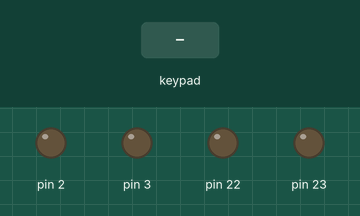
This sketch was run on a simulated Arduino Mega 2560, built with avr-gcc and run on an emulated ATmega2560. On the bench: output pins drawn as LEDs (lit = HIGH). The inputs (shaded band) are chosen by the test bench. What the sketch prints to the serial monitor is not drawn.

Above: at 1.2 s.
1.3 s: key 'U' pressed
At 1.51 s:
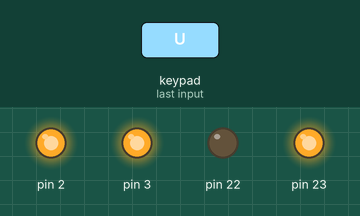
3.2 s: key 'D' pressed
At 3.42 s:
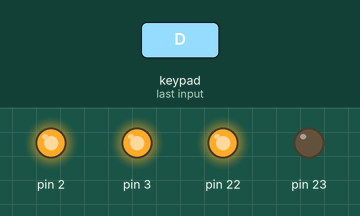
5.1 s: key 'L' pressed
At 5.33 s:
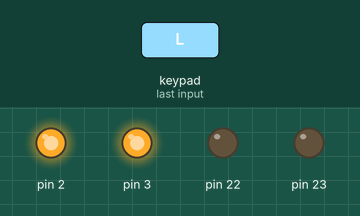
7.0 s: key 'R' pressed
At 7.2 s:
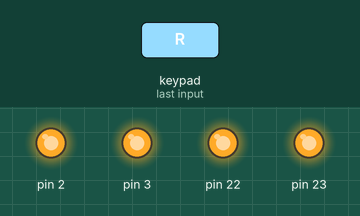
Timing chart, 0 to 9.9 s (numbered marks = the images above; inputs shaded):
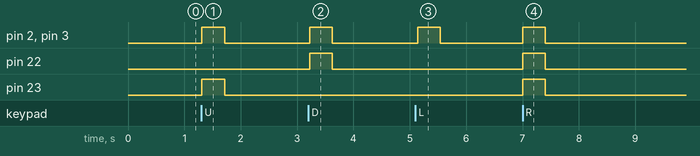

Measured:
- after the input at 1.3 s, pin 2, pin 3, pin 23: LOW → HIGH at once, → LOW 0.40 s later
- after the input at 3.2 s, pin 2, pin 3, pin 22: LOW → HIGH at once, → LOW 0.40 s later
- after the input at 5.1 s, pin 2, pin 3: LOW → HIGH at once, → LOW 0.40 s later
- after the input at 7.0 s, pin 2, pin 3, pin 22, pin 23: LOW → HIGH at once, → LOW 0.40 s later

The sketch:

chassis_test.ino
```cpp
#include "TDK2021.h"
#include <Servo.h>
#include <PS2X_lib.h>
#include <SPI.h>
#include "RF24.h"
#include "Adafruit_Keypad.h"

//chassis motor
#define chassis_DCMotorLeftIN1 2
#define chassis_DCMotorLeftIN2 23
#define chassis_DCMotorRightIN1 3
#define chassis_DCMotorRightIN2 22

//flag grip
#define flagGrip_LinearActuator1IN1 24
#define flagGrip_LinearActuator1IN2 25
#define flagGrip_LinearActuator1PWM 5

#define flagGrip_LinearActuator2IN1 28
#define flagGrip_LinearActuator2IN2 30
#define flagGrip_LinearActuator2PWM 6

#define flagGrip_StepMotor1CLK 44
#define flagGrip_StepMotor1CW 45

#define flagGrip_StepMotor2CLK 46
#define flagGrip_StepMotor2CW 47

//ball grip
#define ballGrip_StepMotorCLK 34
#define ballGrip_StepMotorCW 35

#define ballGrip_DCMotor1IN1 38
#define ballGrip_DCMotor1IN2 39
#define ballGrip_DCMotor1PWM 9

#define ballGrip_DCMotor2IN1 40
#define ballGrip_DCMotor2IN2 41
#define ballGrip_DCMotor2PWM 10

#define ballGrip_Servo1 8
#define ballGrip_Servo1_OPEN_ANGLE 0
#define ballGrip_Servo1_CLOSE_ANGLE 180

//climb boost
#define climbBoost_LinearActuatorIN1 29
#define climbBoost_LinearActuatorIN2 31
#define climbBoost_LinearActuatorPWM 7

//ps2 controller
#define PS2_DATA_PORT 48
#define PS2_COMMAND_PORT 49
#define PS2_ATTRIBUTE_PORT 50
#define PS2_CLOCK_PORT 51
#define SUPPORT_ANALOG_JOYSTICK true
#define SUPPORT_VIBRATION true
#define DEAD_AREA 5

//nRF24L01
#define PIN_CE 42
#define PIN_CSN 43
#define PA_LEVEL RF24_PA_LOW
#define DATA_RATE RF24_2MBPS
const byte ADDRESS[] = "1Node";
byte PIPE = 1;
#define FREQUENCY 2400

//number pad
/*const int ROWS = 4;
const int COLS = 4;
char keys[ROWS][COLS] = { {'1', '2', '3', 'A'},
						  {'4', '5', '6', 'B'},
						  {'7', '8', '9', 'C'},
						  {'*', '0', '#', 'D'} };
byte rowPins[ROWS] = {44, 45, 46, 47};
byte colPins[COLS] = {48, 49, 50, 51};*/


TrackChassis chassis(chassis_DCMotorLeftIN1, chassis_DCMotorLeftIN2, chassis_DCMotorRightIN1, chassis_DCMotorRightIN2);

// FlagGrip flaggrip(flagGrip_LinearActuator1IN1, flagGrip_LinearActuator1IN2, flagGrip_LinearActuator1PWM,
// 				  flagGrip_LinearActuator2IN1, flagGrip_LinearActuator2IN2, flagGrip_LinearActuator2PWM,
// 				  flagGrip_StepMotor1CLK, flagGrip_StepMotor1CW,
// 				  flagGrip_StepMotor2CLK, flagGrip_StepMotor2CW);

// BallGrip ballgrip(ballGrip_StepMotorCLK, ballGrip_StepMotorCW,
// 				  ballGrip_DCMotor1IN1, ballGrip_DCMotor1IN2, ballGrip_DCMotor1PWM,
// 				  ballGrip_DCMotor2IN1, ballGrip_DCMotor2IN2, ballGrip_DCMotor2PWM);

// Servo ballgripservo1;

// ClimbBoost climbboost(climbBoost_LinearActuatorIN1, climbBoost_LinearActuatorIN2, climbBoost_LinearActuatorPWM);

PS2X ps2x;

// RF24 radio(PIN_CE, PIN_CSN);

//Adafruit_Keypad keypad = Adafruit_Keypad( makeKeymap(keys), rowPins, colPins, ROWS, COLS );


void setup()
{
	//serial
	Serial.begin(9600);

	//ball grip servo
	// ballgripservo1.attach(ballGrip_Servo1);
	// ballgripservo1.write(ballGrip_Servo1_OPEN_ANGLE);

    //ps2x config CAUTION: MUST FIND CONTROLLER
    int error;
    do
    {
        error = ps2x.config_gamepad(PS2_CLOCK_PORT, PS2_COMMAND_PORT, PS2_ATTRIBUTE_PORT, PS2_DATA_PORT, SUPPORT_ANALOG_JOYSTICK, SUPPORT_VIBRATION);
        if(error == 0)            Serial.println("Controller found");
        else if(error == 1)       Serial.println("ERROR: No Controller found");
        else if(error == 2)       Serial.println("ERROR: Controller not accepting command");
        else if(error == 3)       Serial.println("ERROR: Controller refusing to enter Pressures Mode, may not support it");
    }while(error != 0);

    //nRF24L01
    // radio.begin();
    //enter frequency
	// radio.setChannel( FREQUENCY - 2400 );
	// radio.setPALevel( PA_LEVEL );
	// radio.setDataRate( DATA_RATE );
	// radio.openReadingPipe( PIPE , ADDRESS );
	// radio.startListening();

	//serial1
	// Serial1.begin(9600);
}

void loop()
{
	//ps2
	ps2x.read_gamepad(false, 0);

  if(ps2x.Button(PSB_PAD_UP))
  {
    chassis.move(255, 255);
  }
  else if(ps2x.Button(PSB_PAD_DOWN))
  {
    chassis.move(-255, -255);
  }
  else if(ps2x.Button(PSB_PAD_RIGHT))
  {
    chassis.move(255, -255);
  }
  else if(ps2x.Button(PSB_PAD_LEFT))
  {
    chassis.move(-255, 255);
  }
  else
  {
    chassis.move(0, 0);
  }

	// bool transmitted = false;
	//controller read
	// byte message[11] = {0};
	// if( radio.available( &PIPE ) )
	// {
	// 	radio.read( &message, sizeof(message) );
	// }
	// if( Serial1.available() )
	// {
	// 	transmitted = true;
	// 	int counter = 0;
	// 	while( Serial1.available() )
	// 	{
	// 		message[counter] = (byte)Serial1.read();
	// 		counter++;
	// 	}
	// }

	// Serial.println(transmitted);
	// Serial.println();
	// for(int i = 0; i < 11; i++)
	// {
	// 	Serial.println(message[i]);
	// }
	// Serial.println("");
	// Serial.println("");
	// Serial.println("");


	// //chassis
	// //debug
	// //Serial.println( ps2x.Analog(PSS_LX) );
	// //Serial.println( ps2x.Analog(PSS_LY) );
	// //Serial.println();
	// if(message[9] & 0b00010000)
	// 	chassis.move(255, 255);
	// else if(message[9] & 0b01000000)
	// 	chassis.move(-255, -255);
	// else if(message[9] & 0b00100000)
	// 	chassis.move(255, -255);
	// else if(message[9] & 0b10000000)
	// 	chassis.move(-255, 255);
	// else
	// 	chassis.move(0, 0);

	// //flag grip
	// int stepy = 0;
	// int vz = 0;
	// if(ps2x.Button(PSB_PAD_UP)        || (message[8] & 0b10000000))
	// 	stepy = 1;
	// else if(ps2x.Button(PSB_PAD_DOWN) || (message[8] & 0b00100000))
	// 	stepy = -1;

	// if(ps2x.Button(PSB_L1)            || (message[8] & 0b00010000))
	// 	vz = 255;
	// else if(ps2x.Button(PSB_L2)       || (message[8] & 0b01000000))
	// 	vz = -255;
	// flaggrip.move(stepy, vz);

	// //ballgrip
	// stepy = 0;
	// vz = 0;
	// if(ps2x.Button(PSB_GREEN)     || message[8] & 0b00001000)
	// 	stepy = 1;
	// else if(ps2x.Button(PSB_BLUE) || message[8] & 0b00000010)
	// 	stepy = -1;
	// if(ps2x.Button(PSB_R1)        || message[8] & 0b00000001)
	// 	vz = 255;
	// else if(ps2x.Button(PSB_R2)   || message[8] & 0b00000100)
	// 	vz = -255;
	// ballgrip.move(stepy, vz);

	// //ball servo
	// if(ps2x.ButtonPressed(PSB_PINK))
	// {
	// 	if(ballgripservo1.read() == ballGrip_Servo1_CLOSE_ANGLE)
	// 	{
	// 		ballgripservo1.write(ballGrip_Servo1_OPEN_ANGLE);
	// 	}
	// 	else if(ballgripservo1.read() == ballGrip_Servo1_OPEN_ANGLE)
	// 	{
	// 		ballgripservo1.write(ballGrip_Servo1_CLOSE_ANGLE);
	// 	}
	// }
	// int potentio4_value = ( message[6] * 256 + message[7] );
	// if(potentio4_value > 0)
	// {
	// 	ballgripservo1.write(potentio4_value * 180 / 1024);
	// }

  delay(50);
}
```

TDK2021.cpp
```cpp
#include <Arduino.h>
#include "TDK2021.h"
#include <math.h>

TrackChassis::TrackChassis(int leftWheelIN1, int leftWheelIN2,
					 	   int rightWheelIN1, int rightWheelIN2)
{
	pinMode(leftWheelIN1, OUTPUT);
	pinMode(leftWheelIN2, OUTPUT);

	pinMode(rightWheelIN1, OUTPUT);
	pinMode(rightWheelIN2, OUTPUT);

	_leftWheelIN1 = leftWheelIN1;
	_leftWheelIN2 = leftWheelIN2;
	_rightWheelIN1 = rightWheelIN1;
	_rightWheelIN2 = rightWheelIN2;
}

void TrackChassis::move(int leftSpeed, int rightSpeed)
{
	int leftSpeed_inRange;
	int rightSpeed_inRange;

	//modify speed between range -255 255
	leftSpeed_inRange = inRangePM255(leftSpeed);
	rightSpeed_inRange = inRangePM255(rightSpeed);

	//set speed
	analogWrite(_leftWheelIN1, abs(leftSpeed_inRange) );
	analogWrite(_rightWheelIN1, abs(rightSpeed_inRange) );

	//set direction
	digitalWrite(_leftWheelIN2, (leftSpeed_inRange > 0) );
	digitalWrite(_rightWheelIN2, (rightSpeed_inRange < 0) );
}

int TrackChassis::inRangePM255(int number)
{
	if(number >= 256)
		number = 255;
	else if(number <= -256)
		number = -255;


	return number;
}

FlagGrip::FlagGrip(int zAxisNO1IN1, int zAxisNO1IN2, int zAxisNO1PWM,
			       int zAxisNO2IN1, int zAxisNO2IN2, int zAxisNO2PWM,
			       int yAxisNO1CLK, int yAxisNO1CW,
			       int yAxisNO2CLK, int yAxisNO2CW)
{
	pinMode(zAxisNO1IN1, OUTPUT);
	pinMode(zAxisNO1IN2, OUTPUT);
	pinMode(zAxisNO1PWM, OUTPUT);

	pinMode(zAxisNO2IN1, OUTPUT);
	pinMode(zAxisNO2IN2, OUTPUT);
	pinMode(zAxisNO2PWM, OUTPUT);

	pinMode(yAxisNO1CLK, OUTPUT);
	pinMode(yAxisNO1CW, OUTPUT);

	pinMode(yAxisNO2CLK, OUTPUT);
	pinMode(yAxisNO2CW, OUTPUT);

	_zAxisNO1IN1 = zAxisNO1IN1;
	_zAxisNO1IN2 = zAxisNO1IN2;
	_zAxisNO1PWM = zAxisNO1PWM;

	_zAxisNO2IN1 = zAxisNO2IN1;
	_zAxisNO2IN2 = zAxisNO2IN2;
	_zAxisNO2PWM = zAxisNO2PWM;

	_yAxisNO1CLK = yAxisNO1CLK;
	_yAxisNO1CW = yAxisNO1CW;

	_yAxisNO2CLK = yAxisNO2CLK;
	_yAxisNO2CW = yAxisNO2CW;
}

void FlagGrip::move(int stepy, int vz)
{
	if(vz > 255)		vz = 255;
	if(vz < -255)		vz = -255;


	if(stepy >= 0)
	{
		digitalWrite(_yAxisNO1CW, LOW);
		digitalWrite(_yAxisNO2CW, LOW);
		for(int i = 0; i < stepy; i++)
		{
			digitalWrite(_yAxisNO1CLK, HIGH);
			digitalWrite(_yAxisNO2CLK, HIGH);
			delay(100);
			digitalWrite(_yAxisNO1CLK, LOW);
			digitalWrite(_yAxisNO2CLK, LOW);
			delay(100);
		}
	}
	else
	{
		digitalWrite(_yAxisNO1CW, HIGH);
		digitalWrite(_yAxisNO2CW, HIGH);
		for(int i = 0; i < stepy; i++)
		{
			digitalWrite(_yAxisNO1CLK, HIGH);
			digitalWrite(_yAxisNO2CLK, HIGH);
			delay(100);
			digitalWrite(_yAxisNO1CLK, LOW);
			digitalWrite(_yAxisNO2CLK, LOW);
			delay(100);
		}
	}


	if(vz >= 0)
	{
		analogWrite(_zAxisNO1PWM, vz);
		digitalWrite(_zAxisNO1IN1, HIGH);
		digitalWrite(_zAxisNO1IN2, LOW);

		analogWrite(_zAxisNO2PWM, vz);
		digitalWrite(_zAxisNO2IN1, HIGH);
		digitalWrite(_zAxisNO2IN2, LOW);
	}
	else
	{
		int tempv = -vz;
		analogWrite(_zAxisNO1PWM, tempv);
		digitalWrite(_zAxisNO1IN1, LOW);
		digitalWrite(_zAxisNO1IN2, HIGH);

		analogWrite(_zAxisNO2PWM, tempv);
		digitalWrite(_zAxisNO2IN1, LOW);
		digitalWrite(_zAxisNO2IN2, HIGH);
	}
}

BallGrip::BallGrip(int yAxisCLK, int yAxisCW,
				   int zAxisNO1IN1, int zAxisNO1IN2, int zAxisNO1PWM,
				   int zAxisNO2IN1, int zAxisNO2IN2, int zAxisNO2PWM)
{
	pinMode(yAxisCLK, OUTPUT);
	pinMode(yAxisCW, OUTPUT);

	pinMode(zAxisNO1IN1, OUTPUT);
	pinMode(zAxisNO1IN2, OUTPUT);
	pinMode(zAxisNO1PWM, OUTPUT);

	pinMode(zAxisNO2IN1, OUTPUT);
	pinMode(zAxisNO2IN2, OUTPUT);
	pinMode(zAxisNO2PWM, OUTPUT);

	_yAxisCLK = yAxisCLK;
	_yAxisCW = yAxisCW;

	_zAxisNO1IN1 = zAxisNO1IN1;
	_zAxisNO1IN2 = zAxisNO1IN2;
	_zAxisNO1PWM = zAxisNO1PWM;

	_zAxisNO2IN1 = zAxisNO2IN1;
	_zAxisNO2IN2 = zAxisNO2IN2;
	_zAxisNO2PWM = zAxisNO2PWM;
}

void BallGrip::move(int stepy, int vz)
{
	if(vz > 255)		vz = 255;
	if(vz < -255)		vz = -255;

	if(vz >= 0)
	{
		digitalWrite(_zAxisNO1IN1, HIGH);
		digitalWrite(_zAxisNO1IN2, LOW);
		analogWrite(_zAxisNO1PWM, vz);

		digitalWrite(_zAxisNO2IN1, HIGH);
		digitalWrite(_zAxisNO2IN2, LOW);
		analogWrite(_zAxisNO2PWM, vz);
	}
	else
	{
		int tempv = -vz;
		digitalWrite(_zAxisNO1IN1, LOW);
		digitalWrite(_zAxisNO1IN2, HIGH);
		analogWrite(_zAxisNO1PWM, tempv);

		digitalWrite(_zAxisNO2IN1, LOW);
		digitalWrite(_zAxisNO2IN2, HIGH);
		analogWrite(_zAxisNO2PWM, tempv);
	}

	if(stepy >= 0)
	{
		digitalWrite(_yAxisCW, LOW);
		for(int i = 0; i < stepy; i++)
		{
			digitalWrite(_yAxisCLK, HIGH);
			delay(100);
			digitalWrite(_yAxisCLK, LOW);
			delay(100);
		}
	}
	else
	{
		digitalWrite(_yAxisCW, HIGH);
		for(int i = 0; i < -stepy; i++)
		{
			digitalWrite(_yAxisCLK, HIGH);
			delay(100);
			digitalWrite(_yAxisCLK, LOW);
			delay(100);
		}
	}
}

ClimbBoost::ClimbBoost(int pushIN1, int pushIN2, int pushPWM)
{
	pinMode(pushIN1, OUTPUT);
	pinMode(pushIN2, OUTPUT);
	pinMode(pushPWM, OUTPUT);

	_pushIN1 = pushIN1;
	_pushIN2 = pushIN2;
	_pushPWM = pushPWM;
}

void ClimbBoost::push()
{
	digitalWrite(_pushIN1, HIGH);
	digitalWrite(_pushIN2, LOW);
	analogWrite(_pushPWM, 255);
}

void ClimbBoost::pull()
{
	digitalWrite(_pushIN1, LOW);
	digitalWrite(_pushIN2, HIGH);
	analogWrite(_pushPWM, 255);
}
```

TDK2021.h
```cpp
#ifndef _TDK2021_H_
#define _TDK2021_H_


#include <Arduino.h>

class TrackChassis
{
	public:
		TrackChassis(int leftWheelIN1, int leftWheelIN2,
					 int rightWheelIN1, int rightWheelIN2);
		void move(int leftSpeed, int rightSpeed);

	private:
		int inRangePM255(int number);

		int _leftWheelIN1;				//speed
		int _leftWheelIN2;				//direc
		int _rightWheelIN1;				//speed
		int _rightWheelIN2;				//direc
};

class FlagGrip
{
	public:
		FlagGrip(int zAxisNO1IN1, int zAxisNO1IN2, int zAxisNO1PWM,
			     int zAxisNO2IN1, int zAxisNO2IN2, int zAxisNO2PWM,
			     int yAxisNO1CLK, int yAxisNO1CW,
			     int yAxisNO2CLK, int yAxisNO2CW);
		void move(int stepy, int vz);

	private:
		//up & down
		int _zAxisNO1IN1;
		int _zAxisNO1IN2;
		int _zAxisNO1PWM;

		int _zAxisNO2IN1;
		int _zAxisNO2IN2;
		int _zAxisNO2PWM;

		//foward backward NO.1
		int _yAxisNO1CLK;
		int _yAxisNO1CW;
		//NO.2
		int _yAxisNO2CLK;
		int _yAxisNO2CW;

};

class BallGrip
{
	public:
		BallGrip(int yAxisCLK, int yAxisCW,
				 int zAxisNO1IN1, int zAxisNO1IN2, int zAxisNO1PWM,
				 int zAxisNO2IN1, int zAxisNO2IN2, int zAxisNO2PWM);
		void move(int stepy, int vz);

	private:
		int _yAxisCLK;
		int _yAxisCW;

		int _zAxisNO1IN1;
		int _zAxisNO1IN2;
		int _zAxisNO1PWM;

		int _zAxisNO2IN1;
		int _zAxisNO2IN2;
		int _zAxisNO2PWM;
};

class ClimbBoost
{
	public:
		ClimbBoost(int pushIN1, int pushIN2, int pushPWM);

		void push();
		void pull();

	private:
		int _pushIN1;
		int _pushIN2;
		int _pushPWM;
};


#endif
```
